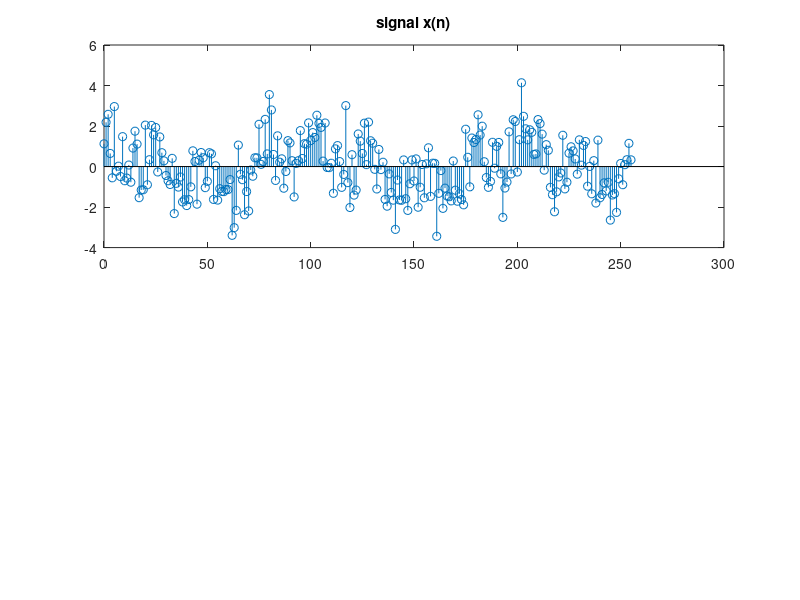

This chart was generated by the following MATLAB code: (Note: this script raises an error after producing the figure.)
figure(11)
clf(11)

n=0:1:255;
x=cos(2*pi*n/16/6.4)+cos(2*pi*n*2/8/6.4)+randn(1,256);
subplot(2,1,1);stem(n,x);
title('signal x(n)')

X=dft(x,256);
magX=abs(X);

subplot(2,1,2);stem(n,magX);
title('Samples of DTFT Magnitude')